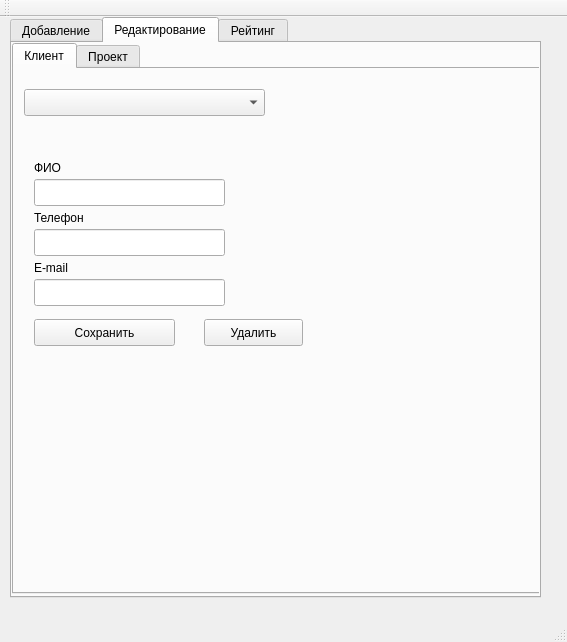
<?xml version="1.0" encoding="UTF-8"?>
<ui version="4.0">
 <class>MainWindow</class>
 <widget class="QMainWindow" name="MainWindow">
  <property name="geometry">
   <rect>
    <x>0</x>
    <y>0</y>
    <width>567</width>
    <height>642</height>
   </rect>
  </property>
  <property name="windowTitle">
   <string>MaxCRM</string>
  </property>
  <widget class="QWidget" name="centralWidget">
   <widget class="QTabWidget" name="tabWidget">
    <property name="geometry">
     <rect>
      <x>10</x>
      <y>0</y>
      <width>531</width>
      <height>581</height>
     </rect>
    </property>
    <property name="tabPosition">
     <enum>QTabWidget::North</enum>
    </property>
    <property name="currentIndex">
     <number>1</number>
    </property>
    <widget class="QWidget" name="tab">
     <attribute name="title">
      <string>Добавление</string>
     </attribute>
     <widget class="QTabWidget" name="tabWidget_2">
      <property name="geometry">
       <rect>
        <x>0</x>
        <y>0</y>
        <width>531</width>
        <height>551</height>
       </rect>
      </property>
      <property name="currentIndex">
       <number>1</number>
      </property>
      <widget class="QWidget" name="tab_3">
       <attribute name="title">
        <string>Клиент</string>
       </attribute>
       <widget class="QLineEdit" name="phone">
        <property name="geometry">
         <rect>
          <x>10</x>
          <y>80</y>
          <width>191</width>
          <height>27</height>
         </rect>
        </property>
       </widget>
       <widget class="QLabel" name="label">
        <property name="geometry">
         <rect>
          <x>10</x>
          <y>10</y>
          <width>67</width>
          <height>17</height>
         </rect>
        </property>
        <property name="text">
         <string>ФИО</string>
        </property>
       </widget>
       <widget class="QLineEdit" name="email">
        <property name="geometry">
         <rect>
          <x>10</x>
          <y>140</y>
          <width>191</width>
          <height>27</height>
         </rect>
        </property>
       </widget>
       <widget class="QLabel" name="label_2">
        <property name="geometry">
         <rect>
          <x>10</x>
          <y>60</y>
          <width>67</width>
          <height>17</height>
         </rect>
        </property>
        <property name="text">
         <string>Телефон</string>
        </property>
       </widget>
       <widget class="QLabel" name="label_3">
        <property name="geometry">
         <rect>
          <x>10</x>
          <y>120</y>
          <width>67</width>
          <height>17</height>
         </rect>
        </property>
        <property name="text">
         <string>E-mail</string>
        </property>
       </widget>
       <widget class="QLineEdit" name="fio">
        <property name="geometry">
         <rect>
          <x>10</x>
          <y>30</y>
          <width>191</width>
          <height>27</height>
         </rect>
        </property>
       </widget>
       <widget class="QPushButton" name="pushButton">
        <property name="geometry">
         <rect>
          <x>10</x>
          <y>180</y>
          <width>99</width>
          <height>27</height>
         </rect>
        </property>
        <property name="text">
         <string>Добавить</string>
        </property>
       </widget>
      </widget>
      <widget class="QWidget" name="tab_4">
       <attribute name="title">
        <string>Проект</string>
       </attribute>
       <widget class="QLineEdit" name="projectname">
        <property name="geometry">
         <rect>
          <x>260</x>
          <y>40</y>
          <width>191</width>
          <height>27</height>
         </rect>
        </property>
       </widget>
       <widget class="QLabel" name="label_4">
        <property name="geometry">
         <rect>
          <x>260</x>
          <y>20</y>
          <width>151</width>
          <height>17</height>
         </rect>
        </property>
        <property name="text">
         <string>Название проекта</string>
        </property>
       </widget>
       <widget class="QDateEdit" name="data_end">
        <property name="geometry">
         <rect>
          <x>170</x>
          <y>130</y>
          <width>110</width>
          <height>27</height>
         </rect>
        </property>
        <property name="displayFormat">
         <string>yyyy-dd-MM</string>
        </property>
       </widget>
       <widget class="QDateEdit" name="data_start">
        <property name="geometry">
         <rect>
          <x>170</x>
          <y>90</y>
          <width>110</width>
          <height>27</height>
         </rect>
        </property>
        <property name="displayFormat">
         <string>yyyy-dd-MM</string>
        </property>
       </widget>
       <widget class="QLabel" name="label_6">
        <property name="geometry">
         <rect>
          <x>10</x>
          <y>130</y>
          <width>161</width>
          <height>17</height>
         </rect>
        </property>
        <property name="text">
         <string>Дата конца проекта</string>
        </property>
       </widget>
       <widget class="QPlainTextEdit" name="datainfo">
        <property name="geometry">
         <rect>
          <x>10</x>
          <y>200</y>
          <width>431</width>
          <height>78</height>
         </rect>
        </property>
       </widget>
       <widget class="QLabel" name="label_7">
        <property name="geometry">
         <rect>
          <x>10</x>
          <y>170</y>
          <width>231</width>
          <height>17</height>
         </rect>
        </property>
        <property name="text">
         <string>Дополнительная информация</string>
        </property>
       </widget>
       <widget class="QLabel" name="label_5">
        <property name="geometry">
         <rect>
          <x>10</x>
          <y>90</y>
          <width>161</width>
          <height>17</height>
         </rect>
        </property>
        <property name="text">
         <string>Дата начала проекта</string>
        </property>
       </widget>
       <widget class="QComboBox" name="comboBox_2">
        <property name="geometry">
         <rect>
          <x>10</x>
          <y>40</y>
          <width>241</width>
          <height>27</height>
         </rect>
        </property>
        <property name="currentText">
         <string/>
        </property>
       </widget>
       <widget class="QLabel" name="label_14">
        <property name="geometry">
         <rect>
          <x>10</x>
          <y>20</y>
          <width>67</width>
          <height>17</height>
         </rect>
        </property>
        <property name="text">
         <string>Клиенты</string>
        </property>
       </widget>
       <widget class="QPushButton" name="pushButton_4">
        <property name="geometry">
         <rect>
          <x>10</x>
          <y>300</y>
          <width>99</width>
          <height>27</height>
         </rect>
        </property>
        <property name="text">
         <string>Добавить</string>
        </property>
       </widget>
      </widget>
     </widget>
    </widget>
    <widget class="QWidget" name="tab_2">
     <attribute name="title">
      <string>Редактирование</string>
     </attribute>
     <widget class="QTabWidget" name="tabWidget_3">
      <property name="geometry">
       <rect>
        <x>0</x>
        <y>0</y>
        <width>531</width>
        <height>551</height>
       </rect>
      </property>
      <property name="currentIndex">
       <number>0</number>
      </property>
      <widget class="QWidget" name="tab_7">
       <attribute name="title">
        <string>Клиент</string>
       </attribute>
       <widget class="QComboBox" name="comboBox">
        <property name="geometry">
         <rect>
          <x>10</x>
          <y>20</y>
          <width>241</width>
          <height>27</height>
         </rect>
        </property>
        <property name="currentText">
         <string/>
        </property>
       </widget>
       <widget class="QLabel" name="label_9">
        <property name="geometry">
         <rect>
          <x>20</x>
          <y>90</y>
          <width>67</width>
          <height>17</height>
         </rect>
        </property>
        <property name="text">
         <string>ФИО</string>
        </property>
       </widget>
       <widget class="QLabel" name="label_8">
        <property name="geometry">
         <rect>
          <x>20</x>
          <y>140</y>
          <width>67</width>
          <height>17</height>
         </rect>
        </property>
        <property name="text">
         <string>Телефон</string>
        </property>
       </widget>
       <widget class="QLabel" name="label_11">
        <property name="geometry">
         <rect>
          <x>20</x>
          <y>190</y>
          <width>67</width>
          <height>17</height>
         </rect>
        </property>
        <property name="text">
         <string>E-mail</string>
        </property>
       </widget>
       <widget class="QPushButton" name="pushButton_3">
        <property name="geometry">
         <rect>
          <x>190</x>
          <y>250</y>
          <width>99</width>
          <height>27</height>
         </rect>
        </property>
        <property name="text">
         <string>Удалить</string>
        </property>
       </widget>
       <widget class="QLineEdit" name="phone_2">
        <property name="geometry">
         <rect>
          <x>20</x>
          <y>160</y>
          <width>191</width>
          <height>27</height>
         </rect>
        </property>
       </widget>
       <widget class="QPushButton" name="pushButton_2">
        <property name="geometry">
         <rect>
          <x>20</x>
          <y>250</y>
          <width>141</width>
          <height>27</height>
         </rect>
        </property>
        <property name="text">
         <string>Сохранить</string>
        </property>
       </widget>
       <widget class="QLineEdit" name="fio_2">
        <property name="geometry">
         <rect>
          <x>20</x>
          <y>110</y>
          <width>191</width>
          <height>27</height>
         </rect>
        </property>
       </widget>
       <widget class="QLineEdit" name="email_2">
        <property name="geometry">
         <rect>
          <x>20</x>
          <y>210</y>
          <width>191</width>
          <height>27</height>
         </rect>
        </property>
       </widget>
      </widget>
      <widget class="QWidget" name="tab_8">
       <attribute name="title">
        <string>Проект</string>
       </attribute>
       <widget class="QDateEdit" name="data_end_3">
        <property name="geometry">
         <rect>
          <x>170</x>
          <y>170</y>
          <width>110</width>
          <height>27</height>
         </rect>
        </property>
        <property name="displayFormat">
         <string>yyyy-dd-MM</string>
        </property>
       </widget>
       <widget class="QComboBox" name="comboBox_4">
        <property name="geometry">
         <rect>
          <x>10</x>
          <y>30</y>
          <width>241</width>
          <height>27</height>
         </rect>
        </property>
        <property name="currentText">
         <string/>
        </property>
       </widget>
       <widget class="QLabel" name="label_26">
        <property name="geometry">
         <rect>
          <x>10</x>
          <y>170</y>
          <width>161</width>
          <height>17</height>
         </rect>
        </property>
        <property name="text">
         <string>Дата конца проекта</string>
        </property>
       </widget>
       <widget class="QLabel" name="label_25">
        <property name="geometry">
         <rect>
          <x>10</x>
          <y>10</y>
          <width>67</width>
          <height>17</height>
         </rect>
        </property>
        <property name="text">
         <string>Клиенты</string>
        </property>
       </widget>
       <widget class="QLineEdit" name="projectname_3">
        <property name="geometry">
         <rect>
          <x>10</x>
          <y>90</y>
          <width>191</width>
          <height>27</height>
         </rect>
        </property>
       </widget>
       <widget class="QLabel" name="label_23">
        <property name="geometry">
         <rect>
          <x>10</x>
          <y>130</y>
          <width>161</width>
          <height>17</height>
         </rect>
        </property>
        <property name="text">
         <string>Дата начала проекта</string>
        </property>
       </widget>
       <widget class="QPushButton" name="pushButton_7">
        <property name="geometry">
         <rect>
          <x>10</x>
          <y>340</y>
          <width>121</width>
          <height>27</height>
         </rect>
        </property>
        <property name="text">
         <string>Сохранить</string>
        </property>
       </widget>
       <widget class="QPlainTextEdit" name="datainfo_3">
        <property name="geometry">
         <rect>
          <x>10</x>
          <y>240</y>
          <width>431</width>
          <height>78</height>
         </rect>
        </property>
       </widget>
       <widget class="QLabel" name="label_24">
        <property name="geometry">
         <rect>
          <x>10</x>
          <y>210</y>
          <width>231</width>
          <height>17</height>
         </rect>
        </property>
        <property name="text">
         <string>Дополнительная информация</string>
        </property>
       </widget>
       <widget class="QLabel" name="label_27">
        <property name="geometry">
         <rect>
          <x>10</x>
          <y>70</y>
          <width>151</width>
          <height>17</height>
         </rect>
        </property>
        <property name="text">
         <string>Название проекта</string>
        </property>
       </widget>
       <widget class="QDateEdit" name="data_start_3">
        <property name="geometry">
         <rect>
          <x>170</x>
          <y>130</y>
          <width>110</width>
          <height>27</height>
         </rect>
        </property>
        <property name="displayFormat">
         <string>yyyy-dd-MM</string>
        </property>
       </widget>
       <widget class="QPushButton" name="pushButton_8">
        <property name="geometry">
         <rect>
          <x>320</x>
          <y>340</y>
          <width>121</width>
          <height>27</height>
         </rect>
        </property>
        <property name="text">
         <string>Удалить</string>
        </property>
       </widget>
       <widget class="QComboBox" name="comboBox_5">
        <property name="geometry">
         <rect>
          <x>280</x>
          <y>30</y>
          <width>241</width>
          <height>27</height>
         </rect>
        </property>
        <property name="currentText">
         <string/>
        </property>
       </widget>
       <widget class="QLabel" name="label_28">
        <property name="geometry">
         <rect>
          <x>280</x>
          <y>10</y>
          <width>67</width>
          <height>17</height>
         </rect>
        </property>
        <property name="text">
         <string>Проект</string>
        </property>
       </widget>
       <widget class="QSlider" name="horizontalSlider">
        <property name="geometry">
         <rect>
          <x>320</x>
          <y>130</y>
          <width>160</width>
          <height>29</height>
         </rect>
        </property>
        <property name="maximum">
         <number>5</number>
        </property>
        <property name="orientation">
         <enum>Qt::Horizontal</enum>
        </property>
       </widget>
       <widget class="QLabel" name="label_10">
        <property name="geometry">
         <rect>
          <x>310</x>
          <y>180</y>
          <width>67</width>
          <height>17</height>
         </rect>
        </property>
        <property name="text">
         <string>Рейтинг</string>
        </property>
       </widget>
       <widget class="QLabel" name="label_12">
        <property name="geometry">
         <rect>
          <x>380</x>
          <y>180</y>
          <width>67</width>
          <height>17</height>
         </rect>
        </property>
        <property name="text">
         <string>0</string>
        </property>
       </widget>
      </widget>
     </widget>
    </widget>
    <widget class="QWidget" name="tab_5">
     <attribute name="title">
      <string>Рейтинг</string>
     </attribute>
     <widget class="QTableWidget" name="tableWidget">
      <property name="geometry">
       <rect>
        <x>10</x>
        <y>10</y>
        <width>511</width>
        <height>531</height>
       </rect>
      </property>
      <column>
       <property name="text">
        <string>Имя клиента</string>
       </property>
      </column>
      <column>
       <property name="text">
        <string>Рейтинг</string>
       </property>
      </column>
     </widget>
    </widget>
   </widget>
  </widget>
  <widget class="QMenuBar" name="menuBar">
   <property name="geometry">
    <rect>
     <x>0</x>
     <y>0</y>
     <width>567</width>
     <height>25</height>
    </rect>
   </property>
  </widget>
  <widget class="QToolBar" name="mainToolBar">
   <attribute name="toolBarArea">
    <enum>TopToolBarArea</enum>
   </attribute>
   <attribute name="toolBarBreak">
    <bool>false</bool>
   </attribute>
  </widget>
  <widget class="QStatusBar" name="statusBar"/>
 </widget>
 <layoutdefault spacing="6" margin="11"/>
 <resources/>
 <connections/>
</ui>
